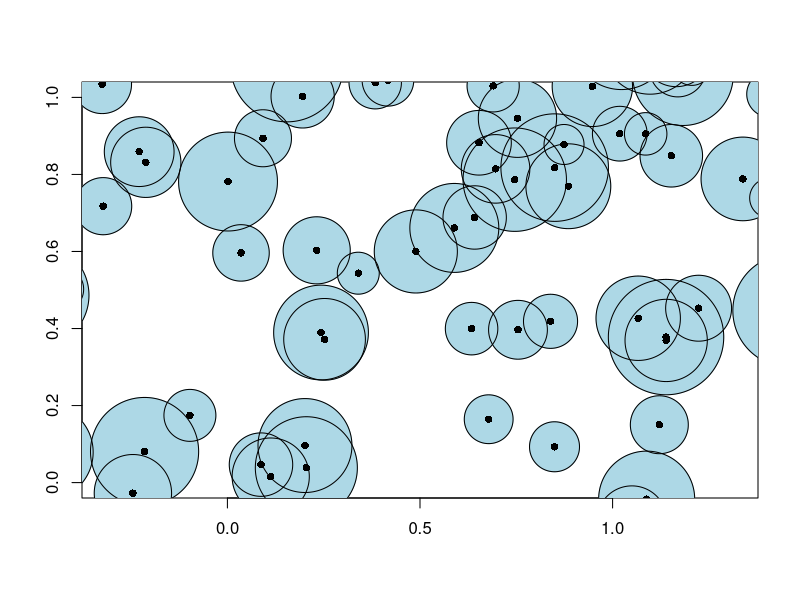

R code for this plot:
# Simulation Boolesches Modell 

# Pakte zum Zeichnen von Kreisen
library("plotrix")

# Euklidische Norm
ENorm = function(x){sqrt(sum(x^2))}

# Koerner: Kreise mit zufaelligen Radien

# Intensitaet Poisson-Prozess
int = 20

# Simmuliere Punkte in [-1,2]^2. Beobachtungsfenster: [0,1]^2

# Anzahl der Punkte
n = rpois(1, 9*int)

# Positionen der Punkte
P = matrix(0, ncol=n, nrow=2)
P[1,] = runif(n, -1, 2)
P[2,] = runif(n, -1, 2)

# Simmuliere Radien
# (Hier koennen unterschiedliche Verteilungen gewaehlt werden)
r = runif(n, 0.05, 0.15)
# r = abs(rnorm(n, 0, 0.1))

# Plotten der Keime und Koerner
plot(10,10,xlim=c(0,1),ylim=c(0,1),asp=1,xlab="",ylab="")

# Plotte das Innere der Kreise
for(i in 1:n){
  draw.circle(x=P[1,i], y=P[2,i], radius=r[i], nv=200, col="lightblue", border="lightblue")
}

# Plotte den Rand der Kreise
for(i in 1:n){
draw.circle(x=P[1,i], y=P[2,i], radius=r[i], nv=200)
}

# Plotte Punkte
points(x=P[1,], y=P[2,], pch=16)




